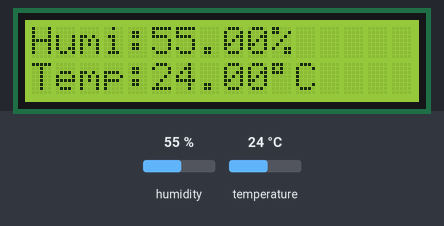
A sketch run on a simulated Arduino Uno, built with avr-gcc and run on an emulated ATmega328P. Shown: 16×2 character LCD. The inputs (shaded band) are chosen by the test bench; at power-on: humidity 55 %, temperature 24 °C.

Above: at 2.7 s.
2.8 s: humidity set to 22 %
At 5.4 s:
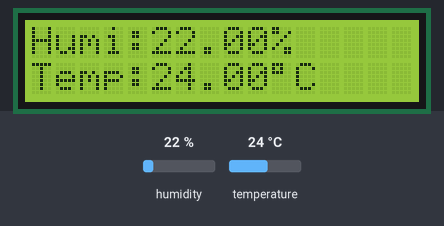
5.8 s: temperature set to 12 °C
At 7.6 s:
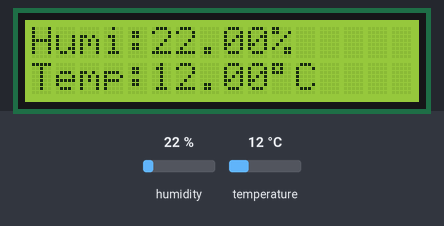
8.8 s: humidity set to 40 %
At 10.8 s:
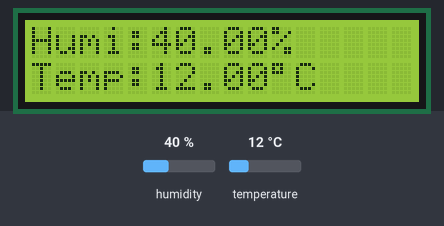
11.8 s: temperature set to 19 °C
At 12.9 s:
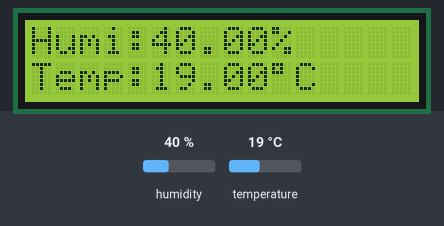
Timing chart, 0 to 14.8 s (numbered marks = the images above; inputs shaded):
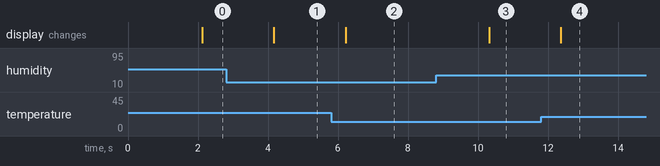

The sketch:

lcd_read_DHT11.ino
```cpp
#include <LiquidCrystal_I2C.h>
#include <DHT.h>

#define DHTPIN 2
#define DHTTYPE DHT11

DHT dht(DHTPIN, DHTTYPE);
LiquidCrystal_I2C lcd(0x27, 16 , 2);
void setup() {
  lcd.init();
  lcd.clear();
  lcd.backlight();

  dht.begin();

}

void loop() {
  delay(2000);
  float h = dht.readHumidity();
  float t = dht.readTemperature();

  if(isnan(h) || isnan(t)){
    lcd.setCursor(0,0);
    lcd.print("Failed to read");
    lcd.setCursor(0,1);
    lcd.print("from DHT11");
    return;
  }

  lcd.setCursor(0,0);
  lcd.print("Humi:");
  lcd.print(h);
  lcd.print("%  ");

  lcd.setCursor(0,1);
  lcd.print("Temp:");
  lcd.print(t);
  lcd.print((char)223);
  lcd.print("C  ");

}
```

Measured:
- after the input at 2.8 s, the display: changes after 1.4 s (image 1)
- after the input at 5.8 s, the display: changes after 0.42 s (image 2)
- after the input at 8.8 s, the display: changes after 1.5 s (image 3)
- after the input at 11.8 s, the display: changes after 0.57 s (image 4)
